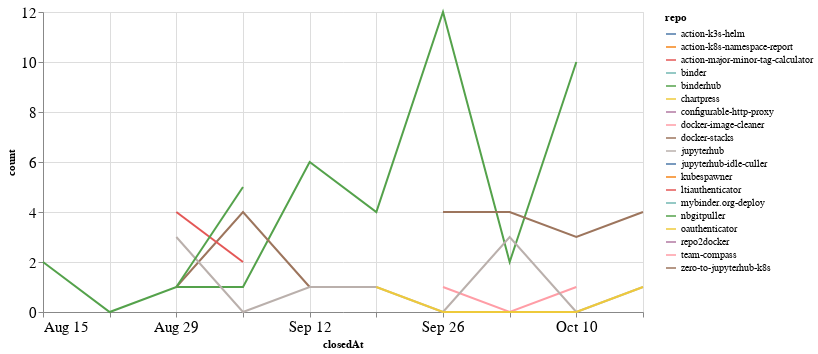

The cell this chart's notebook holds for it:
### Code cell
closed_by_time = closed_by.groupby('repo').resample('W', on='closedAt').count()['author'].reset_index()
closed_by_time = closed_by_time.rename(columns={'author': 'count'})

alt.Chart(closed_by_time, width=600).mark_line().encode(
    x='closedAt',
    y='count',
    color='repo',
    tooltip="repo"
)

### Figure 1 — Vega-Lite specification as saved in the notebook (floating-point values rounded to 4 significant figures)
{"config": {"axisLeft": {"labelFontSize": 15}, "axisBottom": {"labelFontSize": 15}}, "data": {"name": "data-0fef0a19da5a0d15d0bbdf1536b6ea02"}, "mark": "line", "encoding": {"color": {"type": "nominal", "field": "repo"}, "tooltip": {"type": "nominal", "field": "repo"}, "x": {"type": "temporal", "field": "closedAt"}, "y": {"type": "quantitative", "field": "count"}}, "width": 600, "$schema": "https://vega.github.io/schema/vega-lite/v4.8.1.json", "datasets": {"data-0fef0a19da5a0d15d0bbdf1536b6ea02": [{"repo": "action-k3s-helm", "closedAt": "2021-10-10T00:00:00", "count": 2}, {"repo": "action-k8s-namespace-report", "closedAt": "2021-09-26T00:00:00", "count": 1}, {"repo": "action-major-minor-tag-calculator", "closedAt": "2021-09-26T00:00:00", "count": 1}, {"repo": "binder", "closedAt": "2021-10-03T00:00:00", "count": 1}, {"repo": "binderhub", "closedAt": "2021-08-15T00:00:00", "count": 2}, {"repo": "binderhub", "closedAt": "2021-08-22T00:00:00", "count": 0}, {"repo": "binderhub", "closedAt": "2021-08-29T00:00:00", "count": 1}, {"repo": "binderhub", "closedAt": "2021-09-05T00:00:00", "count": 1}, {"repo": "binderhub", "closedAt": "2021-09-12T00:00:00", "count": 6}, {"repo": "binderhub", "closedAt": "2021-09-19T00:00:00", "count": 4}, {"repo": "binderhub", "closedAt": "2021-09-26T00:00:00", "count": 12}, {"repo": "binderhub", "closedAt": "2021-10-03T00:00:00", "count": 2}, {"repo": "binderhub", "closedAt": "2021-10-10T00:00:00", "count": 10}, {"repo": "chartpress", "closedAt": "2021-09-05T00:00:00", "count": 1}, {"repo": "configurable-http-proxy", "closedAt": "2021-09-19T00:00:00", "count": 1}, {"repo": "docker-image-cleaner", "closedAt": "2021-09-26T00:00:00", "count": 1}, {"repo": "docker-image-cleaner", "closedAt": "2021-10-03T00:00:00", "count": 0}, {"repo": "docker-image-cleaner", "closedAt": "2021-10-10T00:00:00", "count": 1}, {"repo": "docker-stacks", "closedAt": "2021-08-29T00:00:00", "count": 1}, {"repo": "docker-stacks", "closedAt": "2021-09-05T00:00:00", "count": 4}, {"repo": "docker-stacks", "closedAt": "2021-09-12T00:00:00", "count": 1}, {"repo": "jupyterhub", "closedAt": "2021-08-29T00:00:00", "count": 3}, {"repo": "jupyterhub", "closedAt": "2021-09-05T00:00:00", "count": 0}, {"repo": "jupyterhub", "closedAt": "2021-09-12T00:00:00", "count": 1}, {"repo": "jupyterhub", "closedAt": "2021-09-19T00:00:00", "count": 1}, {"repo": "jupyterhub", "closedAt": "2021-09-26T00:00:00", "count": 0}, {"repo": "jupyterhub", "closedAt": "2021-10-03T00:00:00", "count": 3}, {"repo": "jupyterhub", "closedAt": "2021-10-10T00:00:00", "count": 0}, {"repo": "jupyterhub", "closedAt": "2021-10-17T00:00:00", "count": 1}, {"repo": "jupyterhub-idle-culler", "closedAt": "2021-09-19T00:00:00", "count": 2}, {"repo": "kubespawner", "closedAt": "2021-10-10T00:00:00", "count": 1}, {"repo": "ltiauthenticator", "closedAt": "2021-08-29T00:00:00", "count": 4}, {"repo": "ltiauthenticator", "closedAt": "2021-09-05T00:00:00", "count": 2}, {"repo": "mybinder.org-deploy", "closedAt": "2021-10-17T00:00:00", "count": 1}, {"repo": "nbgitpuller", "closedAt": "2021-08-29T00:00:00", "count": 1}, {"repo": "nbgitpuller", "closedAt": "2021-09-05T00:00:00", "count": 5}, {"repo": "oauthenticator", "closedAt": "2021-09-19T00:00:00", "count": 1}, {"repo": "oauthenticator", "closedAt": "2021-09-26T00:00:00", "count": 0}, {"repo": "oauthenticator", "closedAt": "2021-10-03T00:00:00", "count": 0}, {"repo": "oauthenticator", "closedAt": "2021-10-10T00:00:00", "count": 0}, {"repo": "oauthenticator", "closedAt": "2021-10-17T00:00:00", "count": 1}, {"repo": "repo2docker", "closedAt": "2021-08-29T00:00:00", "count": 2}, {"repo": "team-compass", "closedAt": "2021-10-03T00:00:00", "count": 1}, {"repo": "zero-to-jupyterhub-k8s", "closedAt": "2021-09-26T00:00:00", "count": 4}, {"repo": "zero-to-jupyterhub-k8s", "closedAt": "2021-10-03T00:00:00", "count": 4}, {"repo": "zero-to-jupyterhub-k8s", "closedAt": "2021-10-10T00:00:00", "count": 3}, {"repo": "zero-to-jupyterhub-k8s", "closedAt": "2021-10-17T00:00:00", "count": 4}]}}
